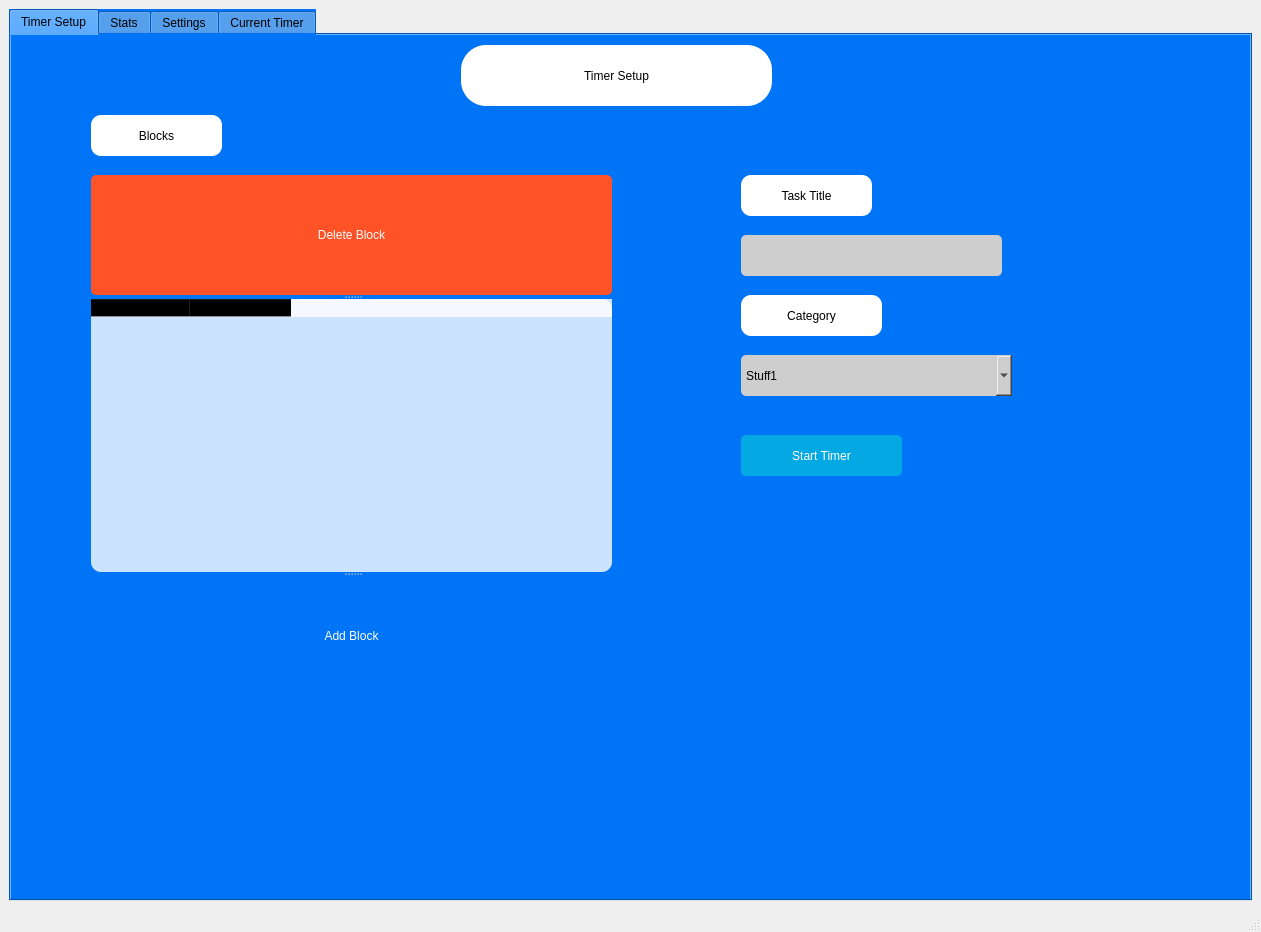
<?xml version="1.0" encoding="UTF-8"?>
<ui version="4.0">
 <class>MainWindow</class>
 <widget class="QMainWindow" name="MainWindow">
  <property name="geometry">
   <rect>
    <x>0</x>
    <y>0</y>
    <width>1261</width>
    <height>932</height>
   </rect>
  </property>
  <property name="windowTitle">
   <string>MainWindow</string>
  </property>
  <property name="styleSheet">
   <string notr="true"/>
  </property>
  <widget class="QWidget" name="centralwidget">
   <property name="styleSheet">
    <string notr="true"/>
   </property>
   <layout class="QVBoxLayout" name="verticalLayout">
    <item>
     <widget class="QTabWidget" name="tabWidget">
      <property name="styleSheet">
       <string notr="true">background-color: rgb(0,116,246);
font: 20pt &quot;Century Gothic&quot;;
background-color: qradialgradient(cx:0, cy:0, radius: 1,
                fx:0.5, fy:0.5, stop:0 rgba(173,0,246,1) , stop:1 rgba(148,158,233,1) );</string>
      </property>
      <property name="currentIndex">
       <number>0</number>
      </property>
      <widget class="QWidget" name="tab_3">
       <property name="styleSheet">
        <string notr="true"/>
       </property>
       <attribute name="title">
        <string>Timer Setup</string>
       </attribute>
       <widget class="QLabel" name="label">
        <property name="geometry">
         <rect>
          <x>450</x>
          <y>10</y>
          <width>311</width>
          <height>61</height>
         </rect>
        </property>
        <property name="styleSheet">
         <string notr="true">background: white;
border-radius: 25%</string>
        </property>
        <property name="text">
         <string>Timer Setup</string>
        </property>
        <property name="alignment">
         <set>Qt::AlignCenter</set>
        </property>
       </widget>
       <widget class="QLabel" name="label_2">
        <property name="geometry">
         <rect>
          <x>80</x>
          <y>80</y>
          <width>131</width>
          <height>41</height>
         </rect>
        </property>
        <property name="styleSheet">
         <string notr="true">background: white;
border-radius: 10%</string>
        </property>
        <property name="text">
         <string>Blocks</string>
        </property>
        <property name="alignment">
         <set>Qt::AlignCenter</set>
        </property>
       </widget>
       <widget class="QLineEdit" name="titleInput">
        <property name="geometry">
         <rect>
          <x>730</x>
          <y>200</y>
          <width>261</width>
          <height>41</height>
         </rect>
        </property>
        <property name="styleSheet">
         <string notr="true">background-color:rgb(206, 206, 206);
border-radius: 5%;</string>
        </property>
       </widget>
       <widget class="QLabel" name="label_3">
        <property name="geometry">
         <rect>
          <x>730</x>
          <y>140</y>
          <width>131</width>
          <height>41</height>
         </rect>
        </property>
        <property name="styleSheet">
         <string notr="true">background: white;
border-radius: 10%</string>
        </property>
        <property name="text">
         <string>Task Title</string>
        </property>
        <property name="alignment">
         <set>Qt::AlignCenter</set>
        </property>
       </widget>
       <widget class="QLabel" name="label_4">
        <property name="geometry">
         <rect>
          <x>730</x>
          <y>260</y>
          <width>141</width>
          <height>41</height>
         </rect>
        </property>
        <property name="styleSheet">
         <string notr="true">background: white;
border-radius: 10%</string>
        </property>
        <property name="text">
         <string>Category</string>
        </property>
        <property name="alignment">
         <set>Qt::AlignCenter</set>
        </property>
       </widget>
       <widget class="QComboBox" name="categoryCombo">
        <property name="geometry">
         <rect>
          <x>730</x>
          <y>320</y>
          <width>271</width>
          <height>41</height>
         </rect>
        </property>
        <property name="styleSheet">
         <string notr="true">background:rgb(206, 206, 206);
border-radius: 5%;</string>
        </property>
        <item>
         <property name="text">
          <string>Stuff1</string>
         </property>
        </item>
        <item>
         <property name="text">
          <string>Stuff2</string>
         </property>
        </item>
       </widget>
       <widget class="QPushButton" name="startBtn">
        <property name="geometry">
         <rect>
          <x>730</x>
          <y>400</y>
          <width>161</width>
          <height>41</height>
         </rect>
        </property>
        <property name="styleSheet">
         <string notr="true">color:white;
background-color:rgb(4, 168, 227);
border-radius:5%;</string>
        </property>
        <property name="text">
         <string>Start Timer</string>
        </property>
       </widget>
       <widget class="QSplitter" name="splitter">
        <property name="geometry">
         <rect>
          <x>80</x>
          <y>140</y>
          <width>521</width>
          <height>521</height>
         </rect>
        </property>
        <property name="styleSheet">
         <string notr="true">background: rgba(0,0,0,0)</string>
        </property>
        <property name="orientation">
         <enum>Qt::Vertical</enum>
        </property>
        <widget class="QPushButton" name="delete_block_btn">
         <property name="styleSheet">
          <string notr="true">color:white;
background-color: rgb(255, 82, 39);
border-radius:5%;</string>
         </property>
         <property name="text">
          <string>Delete Block</string>
         </property>
        </widget>
        <widget class="QTableWidget" name="tableWidget">
         <property name="styleSheet">
          <string notr="true">background: rgba(255,255,255,0.8);
border-radius: 10%
</string>
         </property>
         <property name="sizeAdjustPolicy">
          <enum>QAbstractScrollArea::AdjustToContents</enum>
         </property>
         <column>
          <property name="text">
           <string>Hours</string>
          </property>
         </column>
         <column>
          <property name="text">
           <string>Min</string>
          </property>
         </column>
        </widget>
        <widget class="QPushButton" name="add_block_btn">
         <property name="styleSheet">
          <string notr="true">color:white;
background-color:rgb(0, 116, 246);
border-radius:5%;</string>
         </property>
         <property name="text">
          <string>Add Block</string>
         </property>
        </widget>
       </widget>
      </widget>
      <widget class="QWidget" name="tab_4">
       <property name="styleSheet">
        <string notr="true">background-color: rgb(0,116,246);
font: 20pt &quot;Century Gothic&quot;;
background-color: qradialgradient(cx:0, cy:0, radius: 1,
                fx:0.5, fy:0.5, stop:0 rgb(5, 159, 241) , stop:1 rgba(148,158,233,1) );</string>
       </property>
       <attribute name="title">
        <string>Stats</string>
       </attribute>
       <widget class="QLabel" name="label_5">
        <property name="geometry">
         <rect>
          <x>450</x>
          <y>10</y>
          <width>311</width>
          <height>61</height>
         </rect>
        </property>
        <property name="styleSheet">
         <string notr="true">background: white;
border-radius: 25%</string>
        </property>
        <property name="text">
         <string>Stats</string>
        </property>
        <property name="alignment">
         <set>Qt::AlignCenter</set>
        </property>
       </widget>
       <widget class="QLabel" name="label_11">
        <property name="geometry">
         <rect>
          <x>609</x>
          <y>90</y>
          <width>551</width>
          <height>41</height>
         </rect>
        </property>
        <property name="styleSheet">
         <string notr="true">background: rgb(121, 121, 121);
border-radius: 25%;
color:white</string>
        </property>
        <property name="text">
         <string>Moving Average (n days) at time worked</string>
        </property>
        <property name="alignment">
         <set>Qt::AlignCenter</set>
        </property>
       </widget>
       <widget class="QLabel" name="label_8">
        <property name="geometry">
         <rect>
          <x>110</x>
          <y>90</y>
          <width>261</width>
          <height>41</height>
         </rect>
        </property>
        <property name="maximumSize">
         <size>
          <width>16777215</width>
          <height>44</height>
         </size>
        </property>
        <property name="styleSheet">
         <string notr="true">background: rgb(121, 121, 121);
border-radius: 25%;
color:white</string>
        </property>
        <property name="text">
         <string>Daily Time Worked</string>
        </property>
        <property name="alignment">
         <set>Qt::AlignCenter</set>
        </property>
       </widget>
       <widget class="QWidget" name="layoutWidget">
        <property name="geometry">
         <rect>
          <x>110</x>
          <y>140</y>
          <width>271</width>
          <height>101</height>
         </rect>
        </property>
        <layout class="QVBoxLayout" name="verticalLayout_2">
         <item>
          <layout class="QHBoxLayout" name="horizontalLayout">
           <item>
            <widget class="QLabel" name="label_6">
             <property name="styleSheet">
              <string notr="true">background: white;
border-radius: 10%</string>
             </property>
             <property name="text">
              <string>FROM</string>
             </property>
             <property name="alignment">
              <set>Qt::AlignCenter</set>
             </property>
            </widget>
           </item>
           <item>
            <widget class="QDateEdit" name="from_daily">
             <property name="styleSheet">
              <string notr="true">background:white;</string>
             </property>
            </widget>
           </item>
          </layout>
         </item>
         <item>
          <layout class="QHBoxLayout" name="horizontalLayout_2">
           <item>
            <widget class="QLabel" name="label_7">
             <property name="styleSheet">
              <string notr="true">background: white;
border-radius: 10%</string>
             </property>
             <property name="text">
              <string>TO</string>
             </property>
             <property name="alignment">
              <set>Qt::AlignCenter</set>
             </property>
            </widget>
           </item>
           <item>
            <widget class="QDateEdit" name="to_daily">
             <property name="styleSheet">
              <string notr="true">background:white;</string>
             </property>
            </widget>
           </item>
          </layout>
         </item>
        </layout>
       </widget>
       <widget class="QDateEdit" name="to_avg">
        <property name="geometry">
         <rect>
          <x>729</x>
          <y>179</y>
          <width>171</width>
          <height>37</height>
         </rect>
        </property>
        <property name="styleSheet">
         <string notr="true">background:white;</string>
        </property>
       </widget>
       <widget class="QLabel" name="label_9">
        <property name="geometry">
         <rect>
          <x>619</x>
          <y>179</y>
          <width>71</width>
          <height>33</height>
         </rect>
        </property>
        <property name="styleSheet">
         <string notr="true">background: white;
border-radius: 10%</string>
        </property>
        <property name="text">
         <string>TO</string>
        </property>
        <property name="alignment">
         <set>Qt::AlignCenter</set>
        </property>
       </widget>
       <widget class="QDateEdit" name="from_avg">
        <property name="geometry">
         <rect>
          <x>729</x>
          <y>139</y>
          <width>171</width>
          <height>37</height>
         </rect>
        </property>
        <property name="styleSheet">
         <string notr="true">background:white;</string>
        </property>
       </widget>
       <widget class="QLabel" name="label_10">
        <property name="geometry">
         <rect>
          <x>619</x>
          <y>139</y>
          <width>91</width>
          <height>33</height>
         </rect>
        </property>
        <property name="styleSheet">
         <string notr="true">background: white;
border-radius: 10%</string>
        </property>
        <property name="text">
         <string>FROM</string>
        </property>
        <property name="alignment">
         <set>Qt::AlignCenter</set>
        </property>
       </widget>
       <widget class="QLabel" name="label_12">
        <property name="geometry">
         <rect>
          <x>929</x>
          <y>139</y>
          <width>81</width>
          <height>33</height>
         </rect>
        </property>
        <property name="styleSheet">
         <string notr="true">background: white;
border-radius: 10%</string>
        </property>
        <property name="text">
         <string>Days</string>
        </property>
        <property name="alignment">
         <set>Qt::AlignCenter</set>
        </property>
       </widget>
       <widget class="QLineEdit" name="n_days">
        <property name="geometry">
         <rect>
          <x>1019</x>
          <y>139</y>
          <width>81</width>
          <height>35</height>
         </rect>
        </property>
        <property name="styleSheet">
         <string notr="true">background-color:rgb(206, 206, 206);
border-radius: 5%;</string>
        </property>
       </widget>
       <widget class="PlotWidget" name="map_1_widget" native="true">
        <property name="geometry">
         <rect>
          <x>109</x>
          <y>259</y>
          <width>421</width>
          <height>411</height>
         </rect>
        </property>
        <property name="styleSheet">
         <string notr="true">background:rgba(0,0,0,0.0);border-radius:25%</string>
        </property>
       </widget>
       <widget class="PlotWidget" name="map_2_widget" native="true">
        <property name="geometry">
         <rect>
          <x>619</x>
          <y>259</y>
          <width>441</width>
          <height>411</height>
         </rect>
        </property>
        <property name="styleSheet">
         <string notr="true">background:rgba(0,0,0,0.0);border-radius:25%</string>
        </property>
       </widget>
      </widget>
      <widget class="QWidget" name="tab_5">
       <property name="styleSheet">
        <string notr="true">background-color: rgb(0,116,246);
font: 20pt &quot;Century Gothic&quot;;
background-color: qradialgradient(cx:0, cy:0, radius: 1,
                fx:0.5, fy:0.5, stop:0 rgb(255, 144, 89), stop:1 rgba(243, 255, 8, 0.5) );</string>
       </property>
       <attribute name="title">
        <string>Settings</string>
       </attribute>
       <widget class="QLabel" name="label_13">
        <property name="geometry">
         <rect>
          <x>80</x>
          <y>90</y>
          <width>401</width>
          <height>41</height>
         </rect>
        </property>
        <property name="styleSheet">
         <string notr="true">background: white;
border-radius: 10%</string>
        </property>
        <property name="text">
         <string>Notification Sound Location</string>
        </property>
        <property name="alignment">
         <set>Qt::AlignCenter</set>
        </property>
       </widget>
       <widget class="QPushButton" name="choose_file_btn">
        <property name="geometry">
         <rect>
          <x>690</x>
          <y>150</y>
          <width>161</width>
          <height>41</height>
         </rect>
        </property>
        <property name="styleSheet">
         <string notr="true">color:white;
background-color:rgb(4, 168, 227);
border-radius:5%;</string>
        </property>
        <property name="text">
         <string>Choose File</string>
        </property>
       </widget>
       <widget class="QLabel" name="label_15">
        <property name="geometry">
         <rect>
          <x>80</x>
          <y>220</y>
          <width>401</width>
          <height>41</height>
         </rect>
        </property>
        <property name="styleSheet">
         <string notr="true">background: white;
border-radius: 10%</string>
        </property>
        <property name="text">
         <string>Block Presets (default block)</string>
        </property>
        <property name="alignment">
         <set>Qt::AlignCenter</set>
        </property>
       </widget>
       <widget class="QPushButton" name="preset_btn">
        <property name="geometry">
         <rect>
          <x>690</x>
          <y>280</y>
          <width>161</width>
          <height>41</height>
         </rect>
        </property>
        <property name="styleSheet">
         <string notr="true">color:white;
background-color:rgb(4, 168, 227);
border-radius:5%;</string>
        </property>
        <property name="text">
         <string>Save Preset</string>
        </property>
       </widget>
       <widget class="QLabel" name="label_18">
        <property name="geometry">
         <rect>
          <x>80</x>
          <y>340</y>
          <width>401</width>
          <height>41</height>
         </rect>
        </property>
        <property name="styleSheet">
         <string notr="true">background: white;
border-radius: 10%</string>
        </property>
        <property name="text">
         <string>Categories</string>
        </property>
        <property name="alignment">
         <set>Qt::AlignCenter</set>
        </property>
       </widget>
       <widget class="QPushButton" name="category_btn">
        <property name="geometry">
         <rect>
          <x>690</x>
          <y>410</y>
          <width>161</width>
          <height>41</height>
         </rect>
        </property>
        <property name="styleSheet">
         <string notr="true">color:white;
background-color:rgb(4, 168, 227);
border-radius:5%;</string>
        </property>
        <property name="text">
         <string>Add</string>
        </property>
       </widget>
       <widget class="QListWidget" name="categories_list">
        <property name="geometry">
         <rect>
          <x>80</x>
          <y>470</y>
          <width>401</width>
          <height>181</height>
         </rect>
        </property>
        <property name="font">
         <font>
          <family>Century Gothic</family>
          <pointsize>12</pointsize>
          <weight>50</weight>
          <italic>false</italic>
          <bold>false</bold>
         </font>
        </property>
        <property name="styleSheet">
         <string notr="true">background: rgba(255,255,255,0.85); font-size:12pt;</string>
        </property>
        <item>
         <property name="text">
          <string>New Item</string>
         </property>
        </item>
        <item>
         <property name="text">
          <string>New Item</string>
         </property>
        </item>
        <item>
         <property name="text">
          <string>New Item</string>
         </property>
        </item>
        <item>
         <property name="text">
          <string>New Item</string>
         </property>
        </item>
        <item>
         <property name="text">
          <string>New Item</string>
         </property>
        </item>
        <item>
         <property name="text">
          <string>New Item</string>
         </property>
        </item>
        <item>
         <property name="text">
          <string>New Item</string>
         </property>
        </item>
        <item>
         <property name="text">
          <string>New Item</string>
         </property>
        </item>
        <item>
         <property name="text">
          <string>New Item</string>
         </property>
        </item>
        <item>
         <property name="text">
          <string>New Item</string>
         </property>
        </item>
        <item>
         <property name="text">
          <string>New Item</string>
         </property>
        </item>
        <item>
         <property name="text">
          <string>New Item</string>
         </property>
        </item>
        <item>
         <property name="text">
          <string>New Item</string>
         </property>
        </item>
       </widget>
       <widget class="QLineEdit" name="music_path_label">
        <property name="geometry">
         <rect>
          <x>80</x>
          <y>150</y>
          <width>571</width>
          <height>41</height>
         </rect>
        </property>
        <property name="styleSheet">
         <string notr="true">background-color:rgb(206, 206, 206);
border-radius: 5%;</string>
        </property>
        <property name="text">
         <string>D:/Music/Bruh.Mp3</string>
        </property>
       </widget>
       <widget class="QLineEdit" name="preset_label">
        <property name="geometry">
         <rect>
          <x>80</x>
          <y>280</y>
          <width>571</width>
          <height>41</height>
         </rect>
        </property>
        <property name="styleSheet">
         <string notr="true">background-color:rgb(206, 206, 206);
border-radius: 5%;</string>
        </property>
        <property name="text">
         <string>5,25,60</string>
        </property>
       </widget>
       <widget class="QLineEdit" name="category_label">
        <property name="geometry">
         <rect>
          <x>80</x>
          <y>410</y>
          <width>571</width>
          <height>41</height>
         </rect>
        </property>
        <property name="styleSheet">
         <string notr="true">background-color:rgb(206, 206, 206);
border-radius: 5%;</string>
        </property>
        <property name="text">
         <string>Deep shit</string>
        </property>
       </widget>
       <widget class="QLabel" name="label_16">
        <property name="geometry">
         <rect>
          <x>450</x>
          <y>10</y>
          <width>311</width>
          <height>61</height>
         </rect>
        </property>
        <property name="styleSheet">
         <string notr="true">background: white;
border-radius: 25%</string>
        </property>
        <property name="text">
         <string>Settings</string>
        </property>
        <property name="alignment">
         <set>Qt::AlignCenter</set>
        </property>
       </widget>
       <widget class="QPushButton" name="play_btn">
        <property name="geometry">
         <rect>
          <x>890</x>
          <y>150</y>
          <width>41</width>
          <height>41</height>
         </rect>
        </property>
        <property name="styleSheet">
         <string notr="true">color:white;
background-color:rgb(4, 168, 227);
border-radius:5%;</string>
        </property>
        <property name="text">
         <string>▶</string>
        </property>
       </widget>
      </widget>
      <widget class="QWidget" name="timer_tab">
       <property name="enabled">
        <bool>false</bool>
       </property>
       <property name="styleSheet">
        <string notr="true">background-color: qradialgradient(cx:0, cy:0, radius: 1,
                fx:0.5, fy:0.5, stop:0 rgb(152, 24,55), stop:1 rgba(223,, 8, 0.5) );</string>
       </property>
       <attribute name="title">
        <string>Current Timer</string>
       </attribute>
       <widget class="QLabel" name="label_17">
        <property name="geometry">
         <rect>
          <x>450</x>
          <y>10</y>
          <width>311</width>
          <height>61</height>
         </rect>
        </property>
        <property name="styleSheet">
         <string notr="true">background: white;
border-radius: 25%</string>
        </property>
        <property name="text">
         <string>Current Timer</string>
        </property>
        <property name="alignment">
         <set>Qt::AlignCenter</set>
        </property>
       </widget>
       <widget class="QLabel" name="timer_task_label">
        <property name="geometry">
         <rect>
          <x>110</x>
          <y>110</y>
          <width>401</width>
          <height>41</height>
         </rect>
        </property>
        <property name="styleSheet">
         <string notr="true">background: white;
border-radius: 10%</string>
        </property>
        <property name="text">
         <string>Task_Title_text</string>
        </property>
        <property name="alignment">
         <set>Qt::AlignCenter</set>
        </property>
       </widget>
       <widget class="QLabel" name="timer_category_label">
        <property name="geometry">
         <rect>
          <x>110</x>
          <y>180</y>
          <width>401</width>
          <height>41</height>
         </rect>
        </property>
        <property name="styleSheet">
         <string notr="true">background: white;
border-radius: 10%</string>
        </property>
        <property name="text">
         <string>Timer_category_text</string>
        </property>
        <property name="alignment">
         <set>Qt::AlignCenter</set>
        </property>
       </widget>
       <widget class="QLabel" name="timer_task_label_2">
        <property name="geometry">
         <rect>
          <x>670</x>
          <y>110</y>
          <width>291</width>
          <height>41</height>
         </rect>
        </property>
        <property name="styleSheet">
         <string notr="true">background: white;
border-radius: 10%</string>
        </property>
        <property name="text">
         <string>Current Block</string>
        </property>
        <property name="alignment">
         <set>Qt::AlignCenter</set>
        </property>
       </widget>
       <widget class="QLabel" name="timer_task_label_3">
        <property name="geometry">
         <rect>
          <x>670</x>
          <y>180</y>
          <width>291</width>
          <height>41</height>
         </rect>
        </property>
        <property name="styleSheet">
         <string notr="true">background: white;
border-radius: 10%</string>
        </property>
        <property name="text">
         <string>Block Time</string>
        </property>
        <property name="alignment">
         <set>Qt::AlignCenter</set>
        </property>
       </widget>
       <widget class="QLabel" name="current_block_label">
        <property name="geometry">
         <rect>
          <x>990</x>
          <y>110</y>
          <width>221</width>
          <height>41</height>
         </rect>
        </property>
        <property name="styleSheet">
         <string notr="true">background: rgb(121, 121, 121);
border-radius: 25%;
color:white</string>
        </property>
        <property name="text">
         <string>3/5</string>
        </property>
        <property name="alignment">
         <set>Qt::AlignCenter</set>
        </property>
       </widget>
       <widget class="QLabel" name="block_time_label">
        <property name="geometry">
         <rect>
          <x>990</x>
          <y>180</y>
          <width>221</width>
          <height>41</height>
         </rect>
        </property>
        <property name="styleSheet">
         <string notr="true">background: rgb(121, 121, 121);
border-radius: 25%;
color:white</string>
        </property>
        <property name="text">
         <string>0h25m</string>
        </property>
        <property name="alignment">
         <set>Qt::AlignCenter</set>
        </property>
       </widget>
       <widget class="QLabel" name="timer_category_label_2">
        <property name="geometry">
         <rect>
          <x>110</x>
          <y>290</y>
          <width>281</width>
          <height>41</height>
         </rect>
        </property>
        <property name="styleSheet">
         <string notr="true">background: white;
border-radius: 10%</string>
        </property>
        <property name="text">
         <string>Accumulated Time</string>
        </property>
        <property name="alignment">
         <set>Qt::AlignCenter</set>
        </property>
       </widget>
       <widget class="QLabel" name="accumulated_label">
        <property name="geometry">
         <rect>
          <x>440</x>
          <y>290</y>
          <width>221</width>
          <height>41</height>
         </rect>
        </property>
        <property name="styleSheet">
         <string notr="true">background: rgb(121, 121, 121);
border-radius: 25%;
color:white</string>
        </property>
        <property name="text">
         <string>3h2m</string>
        </property>
        <property name="alignment">
         <set>Qt::AlignCenter</set>
        </property>
       </widget>
       <widget class="QLCDNumber" name="minutes_label">
        <property name="geometry">
         <rect>
          <x>550</x>
          <y>450</y>
          <width>171</width>
          <height>151</height>
         </rect>
        </property>
        <property name="styleSheet">
         <string notr="true">background:white</string>
        </property>
        <property name="smallDecimalPoint">
         <bool>false</bool>
        </property>
        <property name="digitCount">
         <number>2</number>
        </property>
        <property name="segmentStyle">
         <enum>QLCDNumber::Flat</enum>
        </property>
        <property name="intValue" stdset="0">
         <number>234</number>
        </property>
       </widget>
       <widget class="QLabel" name="timer_category_label_3">
        <property name="geometry">
         <rect>
          <x>430</x>
          <y>380</y>
          <width>371</width>
          <height>41</height>
         </rect>
        </property>
        <property name="styleSheet">
         <string notr="true">background: white;
border-radius: 10%</string>
        </property>
        <property name="text">
         <string>Current Block Time Spent</string>
        </property>
        <property name="alignment">
         <set>Qt::AlignCenter</set>
        </property>
       </widget>
       <widget class="QLCDNumber" name="hours_label">
        <property name="geometry">
         <rect>
          <x>300</x>
          <y>450</y>
          <width>171</width>
          <height>151</height>
         </rect>
        </property>
        <property name="styleSheet">
         <string notr="true">background:white</string>
        </property>
        <property name="smallDecimalPoint">
         <bool>false</bool>
        </property>
        <property name="digitCount">
         <number>2</number>
        </property>
        <property name="segmentStyle">
         <enum>QLCDNumber::Flat</enum>
        </property>
        <property name="intValue" stdset="0">
         <number>234</number>
        </property>
       </widget>
       <widget class="QLabel" name="timer_category_label_4">
        <property name="geometry">
         <rect>
          <x>490</x>
          <y>560</y>
          <width>41</width>
          <height>41</height>
         </rect>
        </property>
        <property name="styleSheet">
         <string notr="true">background: white;
border-radius: 10%</string>
        </property>
        <property name="text">
         <string>H</string>
        </property>
        <property name="alignment">
         <set>Qt::AlignCenter</set>
        </property>
       </widget>
       <widget class="QLabel" name="timer_category_label_5">
        <property name="geometry">
         <rect>
          <x>740</x>
          <y>560</y>
          <width>41</width>
          <height>41</height>
         </rect>
        </property>
        <property name="styleSheet">
         <string notr="true">background: white;
border-radius: 10%</string>
        </property>
        <property name="text">
         <string>M</string>
        </property>
        <property name="alignment">
         <set>Qt::AlignCenter</set>
        </property>
       </widget>
       <widget class="QPushButton" name="taskNegativeButton">
        <property name="geometry">
         <rect>
          <x>270</x>
          <y>670</y>
          <width>251</width>
          <height>50</height>
         </rect>
        </property>
        <property name="styleSheet">
         <string notr="true">color:white;
background-color: rgb(255, 82, 39);
border-radius:5%;</string>
        </property>
        <property name="text">
         <string>Cancel Block</string>
        </property>
       </widget>
       <widget class="QPushButton" name="taskPositiveButton">
        <property name="geometry">
         <rect>
          <x>740</x>
          <y>670</y>
          <width>251</width>
          <height>50</height>
         </rect>
        </property>
        <property name="styleSheet">
         <string notr="true">color:white;
background-color: rgb(51, 122, 255);
border-radius:5%;</string>
        </property>
        <property name="text">
         <string>Finish Block Early</string>
        </property>
       </widget>
       <widget class="QLCDNumber" name="seconds_label">
        <property name="geometry">
         <rect>
          <x>800</x>
          <y>450</y>
          <width>171</width>
          <height>151</height>
         </rect>
        </property>
        <property name="styleSheet">
         <string notr="true">background:white</string>
        </property>
        <property name="smallDecimalPoint">
         <bool>false</bool>
        </property>
        <property name="digitCount">
         <number>2</number>
        </property>
        <property name="segmentStyle">
         <enum>QLCDNumber::Flat</enum>
        </property>
        <property name="intValue" stdset="0">
         <number>234</number>
        </property>
       </widget>
       <widget class="QLabel" name="timer_category_label_6">
        <property name="geometry">
         <rect>
          <x>990</x>
          <y>560</y>
          <width>41</width>
          <height>41</height>
         </rect>
        </property>
        <property name="styleSheet">
         <string notr="true">background: white;
border-radius: 10%</string>
        </property>
        <property name="text">
         <string>S</string>
        </property>
        <property name="alignment">
         <set>Qt::AlignCenter</set>
        </property>
       </widget>
      </widget>
     </widget>
    </item>
   </layout>
  </widget>
  <widget class="QMenuBar" name="menubar">
   <property name="geometry">
    <rect>
     <x>0</x>
     <y>0</y>
     <width>1261</width>
     <height>21</height>
    </rect>
   </property>
  </widget>
  <widget class="QStatusBar" name="statusbar"/>
 </widget>
 <customwidgets>
  <customwidget>
   <class>PlotWidget</class>
   <extends>QWidget</extends>
   <header>pyqtgraph</header>
   <container>1</container>
  </customwidget>
 </customwidgets>
 <resources/>
 <connections/>
</ui>
